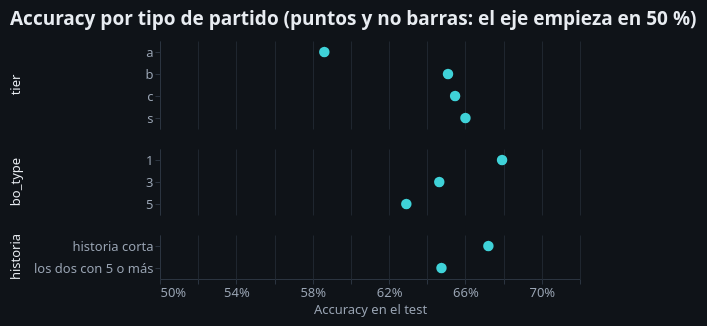

Notebook source saved alongside this figure:
### Markdown cell above
#### 3. Por tipo de partido

Partimos el test por formato (`bo_type`), nivel del torneo (`tier`) e historia previa. «Historia corta» quiere decir que al menos uno de los dos equipos tenía menos de 5 partidos anteriores.

### Code cell
filas = []
for variable in ['bo_type', 'tier', 'historia']:
    for valor, gr in detalle.groupby(variable):
        filas.append({'corte': variable, 'grupo': str(valor), 'series': len(gr), '% gana A': 100 * gr.real.mean(),
                      '% sorpresas': 100 * gr.sorpresa.mean(), 'accuracy': gr.acierto.mean(),
                      'f1 macro': f1_score(gr.real, gr.predicho, average='macro')})
tabla_tipos = pd.DataFrame(filas)
display(tabla_tipos.round(3))

# El Elo separa menos en tier a: cuánto gana el favorito por Elo en cada tier, en todo el dataset (Entrega 2, H2).
fav = df[df.elo_advantage_a != 0]
gana_fav = np.where(fav.elo_advantage_a > 0, fav.target_team_a_won, 1 - fav.target_team_a_won)
display(pd.Series(gana_fav, index=fav.index).groupby(fav.tier).agg(['mean', 'size'])
        .rename(columns={'mean': 'gana el de más Elo', 'size': 'series'}).round(3))

alt.Chart(tabla_tipos).mark_point(filled=True, size=110, color=graf.ACENTO, opacity=1).encode(
    x=alt.X('accuracy:Q', scale=alt.Scale(domain=[0.5, 0.72]), axis=alt.Axis(format='.0%'), title='Accuracy en el test'),
    y=alt.Y('grupo:N', title=None, sort=None),
    row=alt.Row('corte:N', title=None, sort=['tier', 'bo_type', 'historia']),
    tooltip=['corte', 'grupo', 'series', alt.Tooltip('accuracy:Q', format='.1%'), alt.Tooltip('% sorpresas:Q', format='.1f')]
).properties(width=420, height=alt.Step(22), title='Accuracy por tipo de partido (puntos y no barras: el eje empieza en 50 %)'
).resolve_scale(y='independent')

### Figure 1 — Vega-Lite specification as saved in the notebook (floating-point values rounded to 4 significant figures)
{"config": {"background": "#0f1318", "font": "Barlow, \"Segoe UI\", Helvetica, Arial, sans-serif", "padding": 10, "view": {"continuousWidth": 300, "continuousHeight": 300, "stroke": null}, "axis": {"domainColor": "#2b3440", "gridColor": "#1f262f", "labelColor": "#9aa5b4", "labelFont": "Barlow, \"Segoe UI\", Helvetica, Arial, sans-serif", "labelFontSize": 13, "tickColor": "#2b3440", "titleColor": "#9aa5b4", "titleFont": "Barlow, \"Segoe UI\", Helvetica, Arial, sans-serif", "titleFontSize": 13, "titleFontWeight": "normal"}, "legend": {"labelColor": "#e8ecf1", "labelFontSize": 13, "titleColor": "#9aa5b4", "titleFontSize": 13, "titleFontWeight": "normal"}, "header": {"labelColor": "#e8ecf1", "labelFontSize": 13, "titleColor": "#9aa5b4", "titleFontSize": 13}, "text": {"color": "#e8ecf1", "font": "Barlow, \"Segoe UI\", Helvetica, Arial, sans-serif"}, "title": {"anchor": "start", "fontSize": 19, "font": "Rajdhani, \"Arial Narrow\", \"Segoe UI\", sans-serif", "fontWeight": 700, "color": "#e8ecf1", "subtitleColor": "#9aa5b4", "subtitleFontSize": 13, "subtitleFont": "Barlow, \"Segoe UI\", Helvetica, Arial, sans-serif", "offset": 12}}, "data": {"name": "data-70562775a5e72443fb9dd25e182215ef"}, "mark": {"type": "point", "color": "#3fd2d8", "filled": true, "opacity": 1, "size": 110}, "encoding": {"row": {"field": "corte", "sort": ["tier", "bo_type", "historia"], "title": null, "type": "nominal"}, "tooltip": [{"field": "corte", "type": "nominal"}, {"field": "grupo", "type": "nominal"}, {"field": "series", "type": "quantitative"}, {"field": "accuracy", "format": ".1%", "type": "quantitative"}, {"field": "% sorpresas", "format": ".1f", "type": "quantitative"}], "x": {"axis": {"format": ".0%"}, "field": "accuracy", "scale": {"domain": [0.5, 0.72]}, "title": "Accuracy en el test", "type": "quantitative"}, "y": {"field": "grupo", "sort": null, "title": null, "type": "nominal"}}, "height": {"step": 22}, "resolve": {"scale": {"y": "independent"}}, "title": "Accuracy por tipo de partido (puntos y no barras: el eje empieza en 50 %)", "width": 420, "$schema": "https://vega.github.io/schema/vega-lite/v5.20.1.json", "datasets": {"data-70562775a5e72443fb9dd25e182215ef": [{"corte": "bo_type", "grupo": "1", "series": 1412, "% gana A": 57.86, "% sorpresas": 35.98, "accuracy": 0.6792, "f1 macro": 0.672}, {"corte": "bo_type", "grupo": "3", "series": 7345, "% gana A": 53.87, "% sorpresas": 36.07, "accuracy": 0.6463, "f1 macro": 0.6441}, {"corte": "bo_type", "grupo": "5", "series": 62, "% gana A": 53.23, "% sorpresas": 33.87, "accuracy": 0.629, "f1 macro": 0.606}, {"corte": "tier", "grupo": "a", "series": 273, "% gana A": 52.38, "% sorpresas": 41.03, "accuracy": 0.5861, "f1 macro": 0.586}, {"corte": "tier", "grupo": "b", "series": 3165, "% gana A": 53.84, "% sorpresas": 34.82, "accuracy": 0.6509, "f1 macro": 0.6487}, {"corte": "tier", "grupo": "c", "series": 4881, "% gana A": 55.3, "% sorpresas": 36.86, "accuracy": 0.6546, "f1 macro": 0.6505}, {"corte": "tier", "grupo": "s", "series": 500, "% gana A": 52.2, "% sorpresas": 33.0, "accuracy": 0.66, "f1 macro": 0.6595}, {"corte": "historia", "grupo": "historia corta", "series": 1436, "% gana A": 64.35, "% sorpresas": 37.74, "accuracy": 0.672, "f1 macro": 0.6205}, {"corte": "historia", "grupo": "los dos con 5 o más", "series": 7383, "% gana A": 52.59, "% sorpresas": 35.7, "accuracy": 0.6474, "f1 macro": 0.6469}]}}
